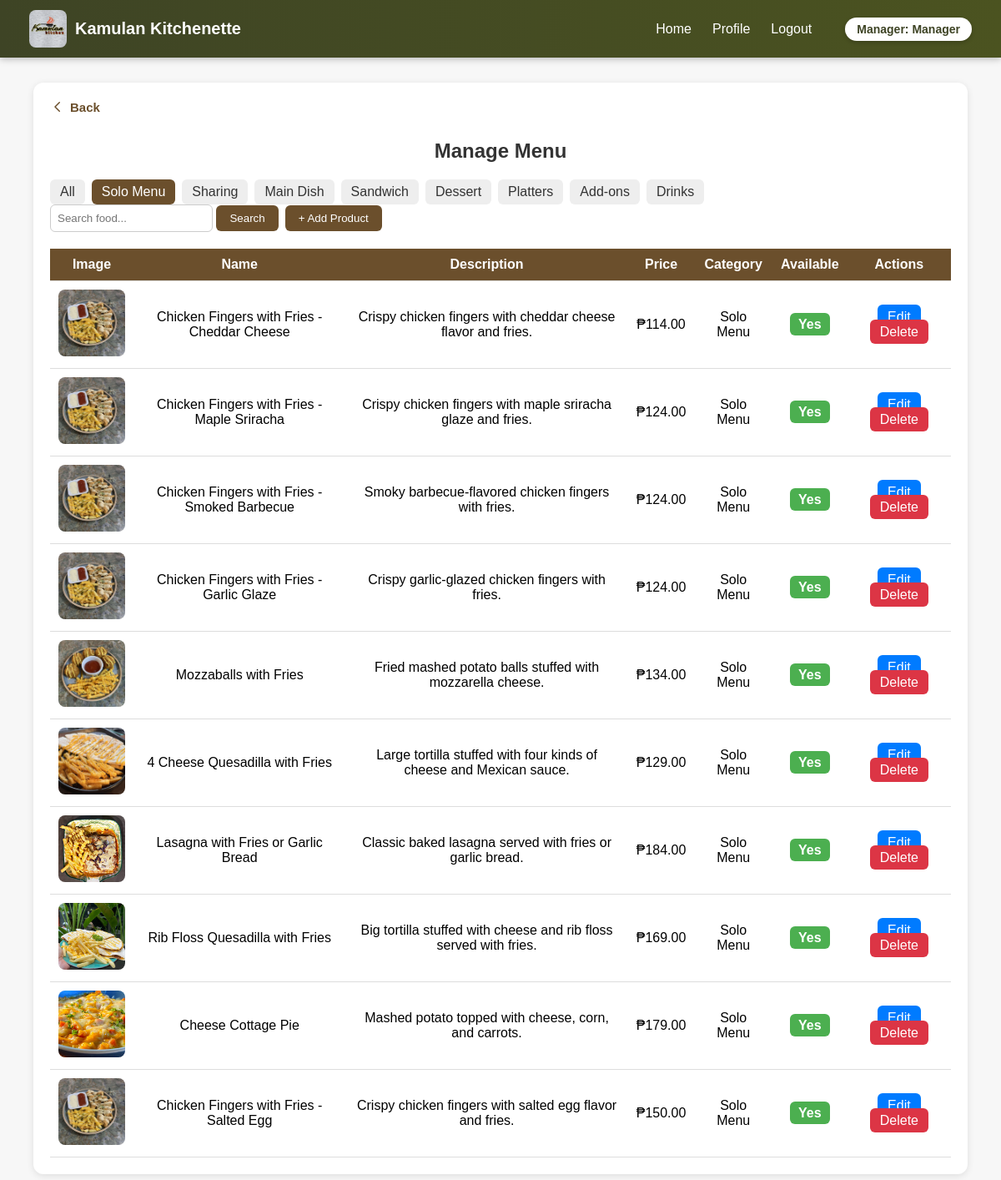
The app's page /admin/manage_menu.php?category=Solo+Menu (signed in) with its own data.
### tables this page shows
CREATE TABLE `menu_items` (
  `id` int(11) NOT NULL,
  `name` varchar(150) DEFAULT NULL,
  `description` text DEFAULT NULL,
  `price` decimal(10,2) DEFAULT NULL,
  `image` varchar(255) DEFAULT NULL,
  `category` varchar(50) DEFAULT NULL,
  `flavor` varchar(100) DEFAULT NULL,
  `available` tinyint(1) DEFAULT 1,
  `created_at` timestamp NOT NULL DEFAULT current_timestamp()
);

### admin/manage_menu.php (the view, shortened to what this page needs)
<?php
require_once(__DIR__ . '/../config/db.php');
$search = isset($_GET['search']) ? trim($_GET['search']) : '';
$categoryFilter = isset($_GET['category']) ? trim($_GET['category']) : '';
$query = "SELECT * FROM menu_items WHERE 1";
$params = [];
if ($categoryFilter !== '' && $categoryFilter !== 'All') {
    $query .= " AND category = ?";
    $params[] = $categoryFilter;
}
$stmt = $pdo->prepare($query);
$stmt->execute($params);
$items = $stmt->fetchAll();
?>
<!DOCTYPE html>
<html lang="en">
<head>
</head>
<body>
<?php include __DIR__ . '/../_partials/header_staff.php'; ?>
<div class="container">
  <a href="../admin/dashboard.php" class="back-btn">
    <svg xmlns="http://www.w3.org/2000/svg" fill="none" viewBox="0 0 24 24" stroke="currentColor">
      <path stroke-linecap="round" stroke-linejoin="round" stroke-width="2" d="M15 19l-7-7 7-7" />
    </svg>
    Back
  </a>
  <h2>Manage Menu</h2>
  <div class="filters">
    <div class="category-buttons">
      <?php
      $categories = ['All', 'Solo Menu', 'Sharing', 'Main Dish', 'Sandwich', 'Dessert', 'Platters', 'Add-ons', 'Drinks'];
      foreach ($categories as $cat):
        $link = $cat == 'All' ? 'manage_menu.php' : '?category=' . urlencode($cat);
        $active = ($categoryFilter == $cat || ($cat == 'All' && $categoryFilter == '')) ? 'active' : '';
      ?>
        <a href="<?= $link ?>" class="<?= $active ?>"><?= $cat ?></a>
      <?php endforeach; ?>
    </div>
    <div class="search-group">
      <form class="search-form" method="GET" action="manage_menu.php">
        <input type="text" name="search" placeholder="Search food..." value="<?= htmlspecialchars($search) ?>">
        <button type="submit">Search</button>
      </form>
      <button class="btn-add" onclick="openAdd()">+ Add Product</button>
    </div>
  </div>
  <table>
    <tr>
      <th>Image</th>
      <th>Name</th>
      <th>Description</th>
      <th>Price</th>
      <th>Category</th>
      <th>Available</th>
      <th>Actions</th>
    </tr>
    <?php foreach ($items as $item): ?>
    <tr>
      <td>
        <?php if (!empty($item['image']) && file_exists(__DIR__ . '/../assets/images/foods/' . $item['image'])): ?>
          <img src="../assets/images/foods/<?= htmlspecialchars($item['image']) ?>" alt="<?= htmlspecialchars($item['name']) ?>">
        <?php else: ?>
          <img src="../assets/images/foods/no-image.jpg" alt="No image">
        <?php endif; ?>
      </td>
      <td><?= htmlspecialchars($item['name']) ?></td>
      <td><?= htmlspecialchars($item['description']) ?></td>
      <td>₱<?= number_format($item['price'], 2) ?></td>
      <td><?= htmlspecialchars($item['category']) ?></td>
      <td>
        <span class="toggle <?= $item['available'] ? 'yes' : 'no' ?>"
              onclick="toggleAvailable(<?= $item['id'] ?>, this)">
          <?= $item['available'] ? 'Yes' : 'No' ?>
        </span>
      </td>
      <td>
        <a href="#" class="btn btn-edit" onclick='openEdit(<?= json_encode($item) ?>)'>Edit</a>
        <a href="?delete=<?= $item['id'] ?>" class="btn btn-delete" onclick="return confirm('Delete this item?')">Delete</a>
      </td>
    </tr>
    <?php endforeach; ?>
  </table>
</div>
</body>
</html>

### admin/manage_menu.php (style rules this page uses)
body { font-family: 'Poppins', sans-serif; background: #f7f7f7; margin: 0; padding: 0; }
.container { width: 90%; margin: 30px auto; background: #fff; padding: 20px; border-radius: 12px; box-shadow: 0 2px 8px rgba(0,0,0,0.1); }
h2 { text-align: center; color: #333; }
.filters { display: flex; justify-content: space-between; flex-wrap: wrap; margin-bottom: 20px; align-items: center; }
.category-buttons { display: flex; flex-wrap: wrap; gap: 8px; }
.category-buttons a { background: #eee; color: #333; padding: 6px 12px; border-radius: 6px; text-decoration: none; }
.category-buttons a.active, .category-buttons a:hover { background: #6b4f2c; color: #fff; }
.search-group { display: flex; align-items: center; gap: 8px; }
.search-form input { padding: 8px; border-radius: 6px; border: 1px solid #ccc; }
.search-form button, .btn-add { padding: 8px 16px; background: #6b4f2c; color: white; border: none; border-radius: 6px; cursor: pointer; }
table { width: 100%; border-collapse: collapse; }
th, td { border-bottom: 1px solid #ddd; padding: 10px; text-align: center; vertical-align: middle; }
th { background: #6b4f2c; color: white; }
td img { width: 80px; height: 80px; object-fit: cover; border-radius: 8px; }
.btn { padding: 6px 12px; border-radius: 6px; color: #fff; text-decoration: none; }
.btn-edit { background: #007bff; }
.btn-delete { background: #dc3545; }
.toggle { cursor: pointer; padding: 5px 10px; border-radius: 6px; color: white; font-weight: bold; }
.toggle.yes { background: #4caf50; }
.back-btn { display: inline-flex; align-items: center; gap: 6px; background: none; border: none; color: #6b4f2c; font-weight: 600; cursor: pointer; margin-bottom: 10px; font-size: 15px; text-decoration: none; transition: color 0.2s ease; }
.back-btn svg { width: 18px; height: 18px; }

### records on screen
menu_items: image (picture), name "Chicken Fingers with Fries - Cheddar Cheese", description "Crispy chicken fingers with cheddar cheese flavor and fries.", price "114.00", category "Solo Menu", available "Yes"
menu_items: image (picture), name "Chicken Fingers with Fries - Maple Sriracha", description "Crispy chicken fingers with maple sriracha glaze and fries.", price "124.00", category "Solo Menu", available "Yes"
menu_items: image (picture), name "Chicken Fingers with Fries - Smoked Barbecue", description "Smoky barbecue-flavored chicken fingers with fries.", price "124.00", category "Solo Menu", available "Yes"
menu_items: image (picture), name "Chicken Fingers with Fries - Garlic Glaze", description "Crispy garlic-glazed chicken fingers with fries.", price "124.00", category "Solo Menu", available "Yes"
menu_items: image (picture), name "Mozzaballs with Fries", description "Fried mashed potato balls stuffed with mozzarella cheese.", price "134.00", category "Solo Menu", available "Yes"
menu_items: image (picture), name "4 Cheese Quesadilla with Fries", description "Large tortilla stuffed with four kinds of cheese and Mexican sauce.", price "129.00", category "Solo Menu", available "Yes"
menu_items: image (picture), name "Lasagna with Fries or Garlic Bread", description "Classic baked lasagna served with fries or garlic bread.", price "184.00", category "Solo Menu", available "Yes"
menu_items: image (picture), name "Rib Floss Quesadilla with Fries", description "Big tortilla stuffed with cheese and rib floss served with fries.", price "169.00", category "Solo Menu", available "Yes"
menu_items: image (picture), name "Cheese Cottage Pie", description "Mashed potato topped with cheese, corn, and carrots.", price "179.00", category "Solo Menu", available "Yes"
menu_items: image (picture), name "Chicken Fingers with Fries - Salted Egg", description "Crispy chicken fingers with salted egg flavor and fries.", price "150.00", category "Solo Menu", available "Yes"

### other values on screen
$role "Manager"
$userName "Manager"
$cat "All"
$cat "Solo Menu"
$cat "Sharing"
$cat "Main Dish"
$cat "Sandwich"
$cat "Dessert"
$cat "Platters"
$cat "Add-ons"
$cat "Drinks"
